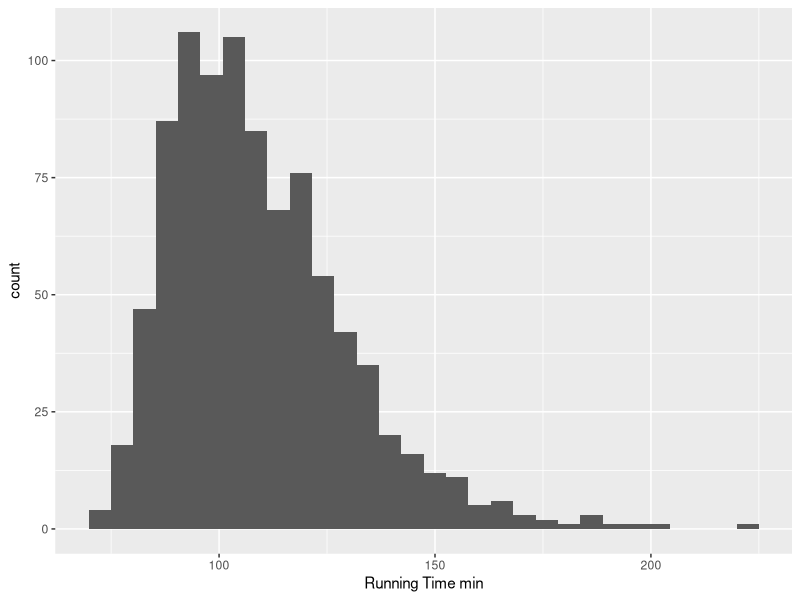
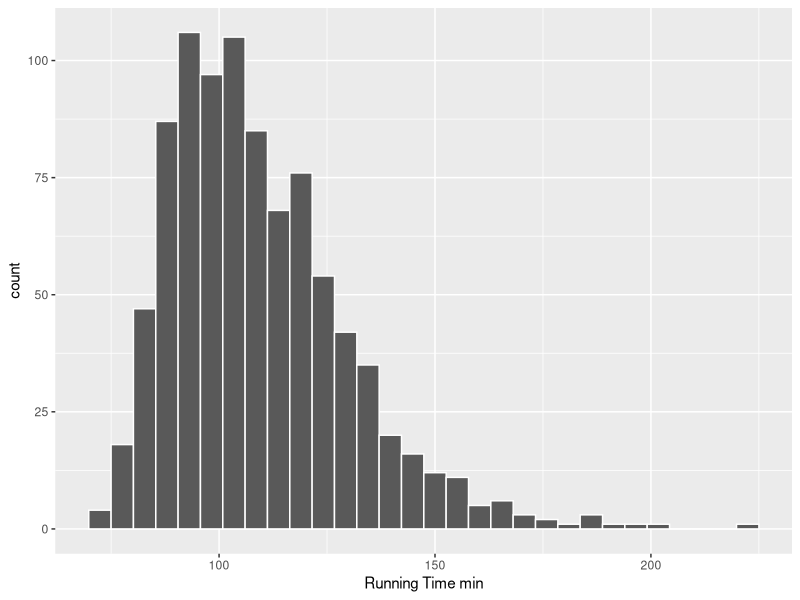
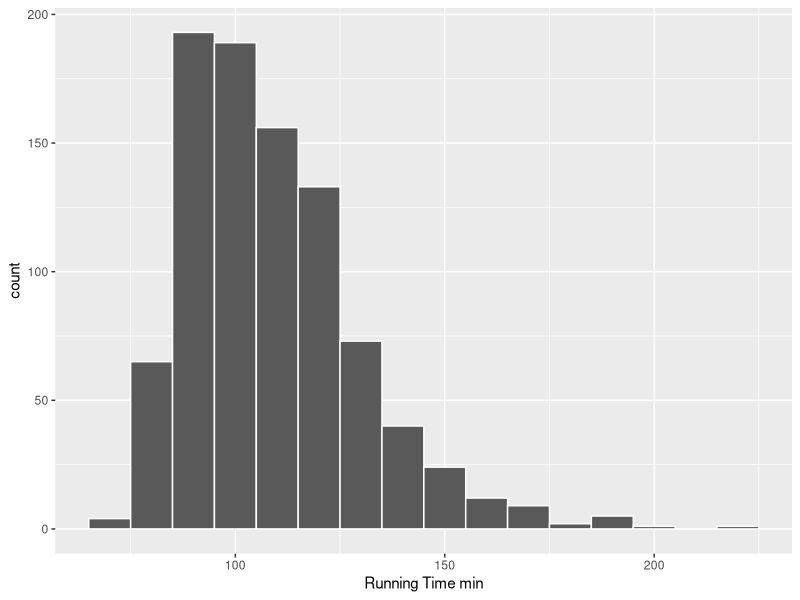
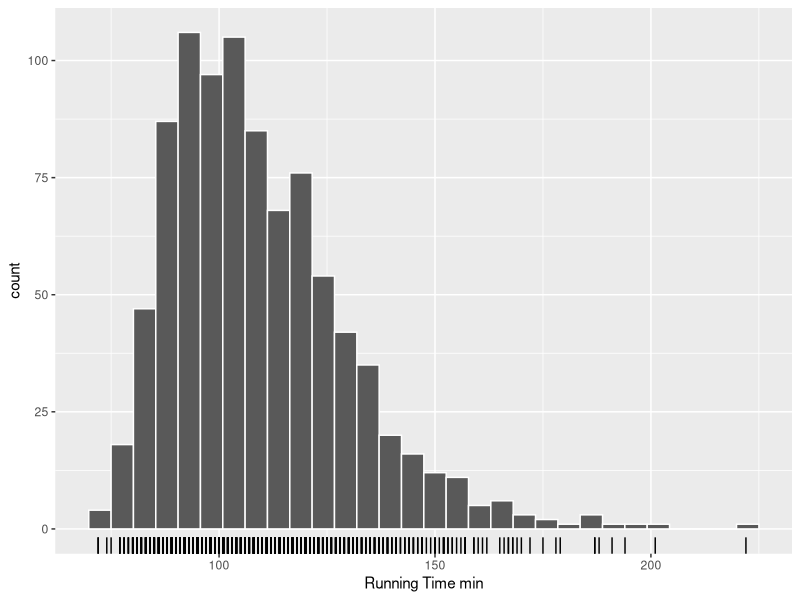
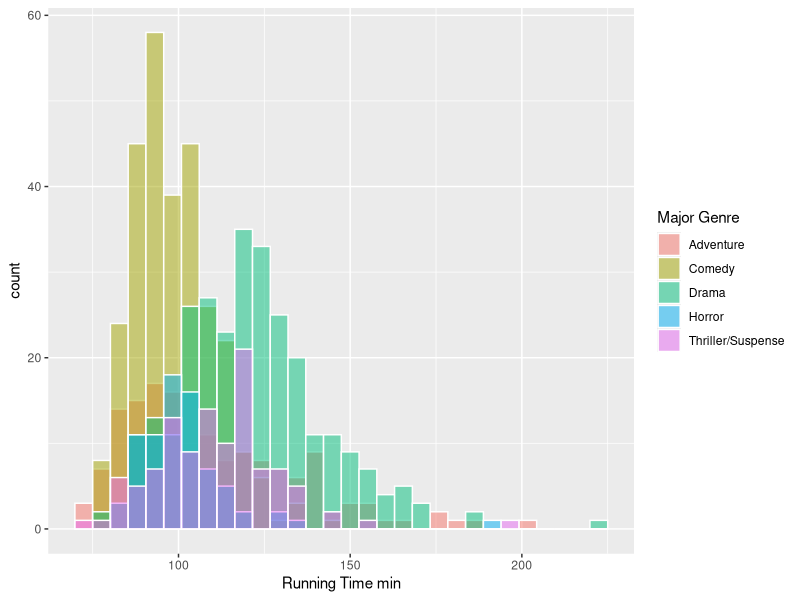
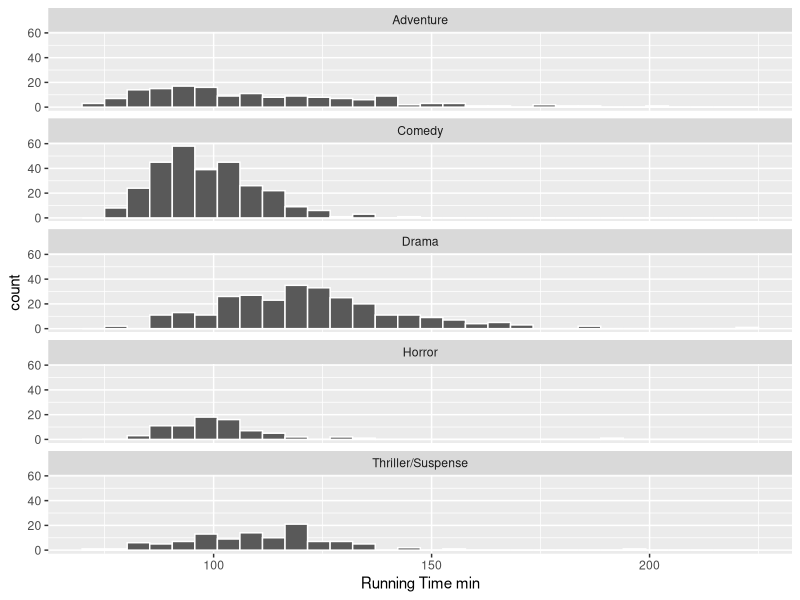

The R source for these figures, in order:
## ---- chunk 1
#| label: runtime-histogram-gg
#| slide-show: both
#| message: false
library(ggplot2)

movies <- readr::read_csv('data/movies.csv', show_col_types = FALSE)
ggplot(movies, aes(x = `Running Time min`)) +
    geom_bar(stat = 'bin')
## ---- chunk 2
#| label: runtime-histogram-color-gg
#| slide-show: code
#| slide-title: Histograms
#| slide-output-fragment: true
ggplot(movies, aes(x = `Running Time min`)) +
    geom_histogram(color = 'white')
## ---- chunk 3
#| label: runtime-histogram-bins-gg
#| slide-show: both
#| message: false
ggplot(movies, aes(x = `Running Time min`)) +
    geom_histogram(binwidth = 10, color = 'white')
## ---- chunk 4
#| label: runtime-histogram-rug-gg
#| slide-show: both
ggplot(movies, aes(x = `Running Time min`)) +
    geom_histogram(color = 'white') +
    geom_rug()
## ---- chunk 5
#| label: genre-histograms-overlaid-gg
#| slide-show: both
ggplot(movies, aes(x = `Running Time min`, fill = `Major Genre`)) +
    geom_histogram(color = 'white', position = 'identity', alpha = 0.5)
## ---- chunk 6
#| label: genre-histograms-faceted-gg
#| slide-show: both
#| fig-height: 6
ggplot(movies, aes(x = `Running Time min`)) +
    geom_histogram(color = 'white') +
    facet_wrap(vars(`Major Genre`), ncol = 1)
